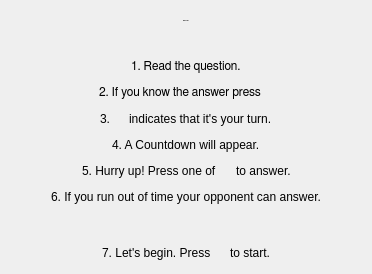
  <widget class="QWidget" name="introduction_view">
   <property name="sizePolicy">
    <sizepolicy hsizetype="Expanding" vsizetype="Expanding">
     <horstretch>0</horstretch>
     <verstretch>0</verstretch>
    </sizepolicy>
   </property>
   <layout class="QVBoxLayout" name="verticalLayout_10">
    <item>
     <layout class="QVBoxLayout" name="verticalLayout_5">
      <item>
       <layout class="QHBoxLayout" name="horizontalLayout">
        <item>
         <spacer name="horizontalSpacer_10">
          <property name="orientation">
           <enum>Qt::Horizontal</enum>
          </property>
          <property name="sizeHint" stdset="0">
           <size>
            <width>40</width>
            <height>20</height>
           </size>
          </property>
         </spacer>
        </item>
        <item>
         <widget class="QLabel" name="end_title_label_2">
          <property name="sizePolicy">
           <sizepolicy hsizetype="Fixed" vsizetype="Fixed">
            <horstretch>0</horstretch>
            <verstretch>0</verstretch>
           </sizepolicy>
          </property>
          <property name="font">
           <font>
            <family>FreeSans</family>
            <pointsize>-1</pointsize>
            <weight>75</weight>
            <bold>true</bold>
           </font>
          </property>
          <property name="text">
           <string>How To Play</string>
          </property>
          <property name="Ueberschrift" stdset="0">
           <bool>true</bool>
          </property>
         </widget>
        </item>
        <item>
         <spacer name="horizontalSpacer_11">
          <property name="orientation">
           <enum>Qt::Horizontal</enum>
          </property>
          <property name="sizeHint" stdset="0">
           <size>
            <width>40</width>
            <height>20</height>
           </size>
          </property>
         </spacer>
        </item>
       </layout>
      </item>
      <item>
       <spacer name="verticalSpacer_4">
        <property name="orientation">
         <enum>Qt::Vertical</enum>
        </property>
        <property name="sizeType">
         <enum>QSizePolicy::Fixed</enum>
        </property>
        <property name="sizeHint" stdset="0">
         <size>
          <width>20</width>
          <height>20</height>
         </size>
        </property>
       </spacer>
      </item>
      <item>
       <layout class="QHBoxLayout" name="horizontalLayout_32">
        <property name="topMargin">
         <number>0</number>
        </property>
        <item>
         <spacer name="horizontalSpacer_33">
          <property name="orientation">
           <enum>Qt::Horizontal</enum>
          </property>
          <property name="sizeHint" stdset="0">
           <size>
            <width>40</width>
            <height>20</height>
           </size>
          </property>
         </spacer>
        </item>
        <item>
         <widget class="QLabel" name="label">
          <property name="sizePolicy">
           <sizepolicy hsizetype="Fixed" vsizetype="Fixed">
            <horstretch>0</horstretch>
            <verstretch>0</verstretch>
           </sizepolicy>
          </property>
          <property name="font">
           <font>
            <family>FreeSans</family>
           </font>
          </property>
          <property name="styleSheet">
           <string notr="true"/>
          </property>
          <property name="text">
           <string>1. Read the question.</string>
          </property>
          <property name="scaledContents">
           <bool>false</bool>
          </property>
          <property name="alignment">
           <set>Qt::AlignLeading|Qt::AlignLeft|Qt::AlignVCenter</set>
          </property>
          <property name="wordWrap">
           <bool>false</bool>
          </property>
          <property name="margin">
           <number>0</number>
          </property>
          <property name="indent">
           <number>-1</number>
          </property>
         </widget>
        </item>
        <item>
         <spacer name="horizontalSpacer_34">
          <property name="orientation">
           <enum>Qt::Horizontal</enum>
          </property>
          <property name="sizeHint" stdset="0">
           <size>
            <width>40</width>
            <height>20</height>
           </size>
          </property>
         </spacer>
        </item>
       </layout>
      </item>
      <item>
       <layout class="QHBoxLayout" name="horizontalLayout_2">
        <property name="topMargin">
         <number>0</number>
        </property>
        <item>
         <spacer name="horizontalSpacer_25">
          <property name="orientation">
           <enum>Qt::Horizontal</enum>
          </property>
          <property name="sizeHint" stdset="0">
           <size>
            <width>40</width>
            <height>20</height>
           </size>
          </property>
         </spacer>
        </item>
        <item>
         <widget class="QLabel" name="label_2">
          <property name="sizePolicy">
           <sizepolicy hsizetype="Fixed" vsizetype="Fixed">
            <horstretch>0</horstretch>
            <verstretch>0</verstretch>
           </sizepolicy>
          </property>
          <property name="font">
           <font>
            <family>FreeSans</family>
           </font>
          </property>
          <property name="styleSheet">
           <string notr="true"/>
          </property>
          <property name="text">
           <string>2. If you know the answer press</string>
          </property>
          <property name="scaledContents">
           <bool>false</bool>
          </property>
          <property name="alignment">
           <set>Qt::AlignLeading|Qt::AlignLeft|Qt::AlignVCenter</set>
          </property>
          <property name="wordWrap">
           <bool>false</bool>
          </property>
         </widget>
        </item>
        <item>
         <widget class="QLabel" name="label_3">
          <property name="sizePolicy">
           <sizepolicy hsizetype="Fixed" vsizetype="Fixed">
            <horstretch>0</horstretch>
            <verstretch>0</verstretch>
           </sizepolicy>
          </property>
          <property name="text">
           <string/>
          </property>
          <property name="pixmap">
           <pixmap>pictures/buzzer/buzzer.png</pixmap>
          </property>
          <property name="scaledContents">
           <bool>false</bool>
          </property>
          <property name="alignment">
           <set>Qt::AlignLeading|Qt::AlignLeft|Qt::AlignVCenter</set>
          </property>
          <property name="wordWrap">
           <bool>false</bool>
          </property>
         </widget>
        </item>
        <item>
         <spacer name="horizontalSpacer_3">
          <property name="orientation">
           <enum>Qt::Horizontal</enum>
          </property>
          <property name="sizeHint" stdset="0">
           <size>
            <width>40</width>
            <height>20</height>
           </size>
          </property>
         </spacer>
        </item>
       </layout>
      </item>
      <item>
       <layout class="QHBoxLayout" name="horizontalLayout_3">
        <property name="topMargin">
         <number>0</number>
        </property>
        <item>
         <spacer name="horizontalSpacer_26">
          <property name="orientation">
           <enum>Qt::Horizontal</enum>
          </property>
          <property name="sizeHint" stdset="0">
           <size>
            <width>40</width>
            <height>20</height>
           </size>
          </property>
         </spacer>
        </item>
        <item>
         <widget class="QLabel" name="label_6">
          <property name="sizePolicy">
           <sizepolicy hsizetype="Fixed" vsizetype="Fixed">
            <horstretch>0</horstretch>
            <verstretch>0</verstretch>
           </sizepolicy>
          </property>
          <property name="styleSheet">
           <string notr="true"/>
          </property>
          <property name="text">
           <string>3.</string>
          </property>
         </widget>
        </item>
        <item>
         <widget class="QLabel" name="label_5">
          <property name="sizePolicy">
           <sizepolicy hsizetype="Fixed" vsizetype="Minimum">
            <horstretch>0</horstretch>
            <verstretch>0</verstretch>
           </sizepolicy>
          </property>
          <property name="text">
           <string/>
          </property>
          <property name="pixmap">
           <pixmap>pictures/buzzer/buzzer_glow.png</pixmap>
          </property>
          <property name="scaledContents">
           <bool>false</bool>
          </property>
          <property name="alignment">
           <set>Qt::AlignLeading|Qt::AlignLeft|Qt::AlignVCenter</set>
          </property>
          <property name="wordWrap">
           <bool>false</bool>
          </property>
         </widget>
        </item>
        <item>
         <widget class="QLabel" name="label_4">
          <property name="sizePolicy">
           <sizepolicy hsizetype="Fixed" vsizetype="Fixed">
            <horstretch>0</horstretch>
            <verstretch>0</verstretch>
           </sizepolicy>
          </property>
          <property name="text">
           <string>indicates that it's your turn.</string>
          </property>
          <property name="scaledContents">
           <bool>false</bool>
          </property>
          <property name="alignment">
           <set>Qt::AlignLeading|Qt::AlignLeft|Qt::AlignVCenter</set>
          </property>
          <property name="wordWrap">
           <bool>false</bool>
          </property>
         </widget>
        </item>
        <item>
         <spacer name="horizontalSpacer_4">
          <property name="orientation">
           <enum>Qt::Horizontal</enum>
          </property>
          <property name="sizeHint" stdset="0">
           <size>
            <width>40</width>
            <height>20</height>
           </size>
          </property>
         </spacer>
        </item>
       </layout>
      </item>
      <item>
       <layout class="QHBoxLayout" name="horizontalLayout_31">
        <property name="topMargin">
         <number>0</number>
        </property>
        <item>
         <spacer name="horizontalSpacer_31">
          <property name="orientation">
           <enum>Qt::Horizontal</enum>
          </property>
          <property name="sizeHint" stdset="0">
           <size>
            <width>40</width>
            <height>20</height>
           </size>
          </property>
         </spacer>
        </item>
        <item>
         <widget class="QLabel" name="label_10">
          <property name="sizePolicy">
           <sizepolicy hsizetype="Fixed" vsizetype="Fixed">
            <horstretch>0</horstretch>
            <verstretch>0</verstretch>
           </sizepolicy>
          </property>
          <property name="text">
           <string>4. A Countdown will appear.</string>
          </property>
          <property name="scaledContents">
           <bool>false</bool>
          </property>
          <property name="alignment">
           <set>Qt::AlignLeading|Qt::AlignLeft|Qt::AlignVCenter</set>
          </property>
          <property name="wordWrap">
           <bool>false</bool>
          </property>
         </widget>
        </item>
        <item>
         <spacer name="horizontalSpacer_32">
          <property name="orientation">
           <enum>Qt::Horizontal</enum>
          </property>
          <property name="sizeHint" stdset="0">
           <size>
            <width>40</width>
            <height>20</height>
           </size>
          </property>
         </spacer>
        </item>
       </layout>
      </item>
      <item>
       <layout class="QHBoxLayout" name="horizontalLayout_5">
        <property name="topMargin">
         <number>0</number>
        </property>
        <item>
         <spacer name="horizontalSpacer_27">
          <property name="orientation">
           <enum>Qt::Horizontal</enum>
          </property>
          <property name="sizeHint" stdset="0">
           <size>
            <width>40</width>
            <height>20</height>
           </size>
          </property>
         </spacer>
        </item>
        <item>
         <widget class="QLabel" name="label_12">
          <property name="sizePolicy">
           <sizepolicy hsizetype="Fixed" vsizetype="Fixed">
            <horstretch>0</horstretch>
            <verstretch>0</verstretch>
           </sizepolicy>
          </property>
          <property name="text">
           <string>5. Hurry up! Press one of</string>
          </property>
          <property name="scaledContents">
           <bool>false</bool>
          </property>
          <property name="alignment">
           <set>Qt::AlignLeading|Qt::AlignLeft|Qt::AlignVCenter</set>
          </property>
          <property name="wordWrap">
           <bool>false</bool>
          </property>
         </widget>
        </item>
        <item>
         <widget class="QLabel" name="label_14">
          <property name="sizePolicy">
           <sizepolicy hsizetype="Preferred" vsizetype="Preferred">
            <horstretch>0</horstretch>
            <verstretch>0</verstretch>
           </sizepolicy>
          </property>
          <property name="text">
           <string/>
          </property>
          <property name="pixmap">
           <pixmap>pictures/buttons/buttons.png</pixmap>
          </property>
          <property name="scaledContents">
           <bool>false</bool>
          </property>
          <property name="alignment">
           <set>Qt::AlignLeading|Qt::AlignLeft|Qt::AlignVCenter</set>
          </property>
          <property name="wordWrap">
           <bool>false</bool>
          </property>
         </widget>
        </item>
        <item>
         <widget class="QLabel" name="label_13">
          <property name="sizePolicy">
           <sizepolicy hsizetype="Fixed" vsizetype="Fixed">
            <horstretch>0</horstretch>
            <verstretch>0</verstretch>
           </sizepolicy>
          </property>
          <property name="text">
           <string>to answer.</string>
          </property>
          <property name="scaledContents">
           <bool>false</bool>
          </property>
          <property name="alignment">
           <set>Qt::AlignLeading|Qt::AlignLeft|Qt::AlignVCenter</set>
          </property>
          <property name="wordWrap">
           <bool>false</bool>
          </property>
         </widget>
        </item>
        <item>
         <spacer name="horizontalSpacer_7">
          <property name="orientation">
           <enum>Qt::Horizontal</enum>
          </property>
          <property name="sizeHint" stdset="0">
           <size>
            <width>40</width>
            <height>20</height>
           </size>
          </property>
         </spacer>
        </item>
       </layout>
      </item>
      <item>
       <layout class="QHBoxLayout" name="horizontalLayout_30">
        <property name="topMargin">
         <number>0</number>
        </property>
        <item>
         <spacer name="horizontalSpacer_29">
          <property name="orientation">
           <enum>Qt::Horizontal</enum>
          </property>
          <property name="sizeHint" stdset="0">
           <size>
            <width>40</width>
            <height>20</height>
           </size>
          </property>
         </spacer>
        </item>
        <item>
         <widget class="QLabel" name="label_15">
          <property name="sizePolicy">
           <sizepolicy hsizetype="Fixed" vsizetype="Fixed">
            <horstretch>0</horstretch>
            <verstretch>0</verstretch>
           </sizepolicy>
          </property>
          <property name="text">
           <string>6. If you run out of time your opponent can answer.</string>
          </property>
          <property name="scaledContents">
           <bool>false</bool>
          </property>
          <property name="alignment">
           <set>Qt::AlignLeading|Qt::AlignLeft|Qt::AlignVCenter</set>
          </property>
          <property name="wordWrap">
           <bool>false</bool>
          </property>
         </widget>
        </item>
        <item>
         <spacer name="horizontalSpacer_30">
          <property name="orientation">
           <enum>Qt::Horizontal</enum>
          </property>
          <property name="sizeHint" stdset="0">
           <size>
            <width>40</width>
            <height>20</height>
           </size>
          </property>
         </spacer>
        </item>
       </layout>
      </item>
      <item>
       <layout class="QHBoxLayout" name="horizontalLayout_6">
        <property name="topMargin">
         <number>30</number>
        </property>
        <item>
         <spacer name="horizontalSpacer_28">
          <property name="orientation">
           <enum>Qt::Horizontal</enum>
          </property>
          <property name="sizeHint" stdset="0">
           <size>
            <width>40</width>
            <height>20</height>
           </size>
          </property>
         </spacer>
        </item>
        <item>
         <widget class="QLabel" name="label_16">
          <property name="sizePolicy">
           <sizepolicy hsizetype="Fixed" vsizetype="Fixed">
            <horstretch>0</horstretch>
            <verstretch>0</verstretch>
           </sizepolicy>
          </property>
          <property name="text">
           <string>7. Let's begin. Press</string>
          </property>
          <property name="scaledContents">
           <bool>false</bool>
          </property>
          <property name="alignment">
           <set>Qt::AlignLeading|Qt::AlignLeft|Qt::AlignVCenter</set>
          </property>
          <property name="wordWrap">
           <bool>false</bool>
          </property>
         </widget>
        </item>
        <item>
         <widget class="QLabel" name="introduction_continue_label_2">
          <property name="sizePolicy">
           <sizepolicy hsizetype="Fixed" vsizetype="Fixed">
            <horstretch>0</horstretch>
            <verstretch>0</verstretch>
           </sizepolicy>
          </property>
          <property name="autoFillBackground">
           <bool>false</bool>
          </property>
          <property name="text">
           <string/>
          </property>
          <property name="pixmap">
           <pixmap>pictures/buttons/btSchwarz.png</pixmap>
          </property>
          <property name="scaledContents">
           <bool>false</bool>
          </property>
          <property name="alignment">
           <set>Qt::AlignLeading|Qt::AlignLeft|Qt::AlignVCenter</set>
          </property>
          <property name="wordWrap">
           <bool>false</bool>
          </property>
         </widget>
        </item>
        <item>
         <widget class="QLabel" name="label_17">
          <property name="sizePolicy">
           <sizepolicy hsizetype="Fixed" vsizetype="Fixed">
            <horstretch>0</horstretch>
            <verstretch>0</verstretch>
           </sizepolicy>
          </property>
          <property name="text">
           <string>to start.</string>
          </property>
          <property name="scaledContents">
           <bool>false</bool>
          </property>
          <property name="alignment">
           <set>Qt::AlignLeading|Qt::AlignLeft|Qt::AlignVCenter</set>
          </property>
          <property name="wordWrap">
           <bool>false</bool>
          </property>
         </widget>
        </item>
        <item>
         <spacer name="horizontalSpacer_9">
          <property name="orientation">
           <enum>Qt::Horizontal</enum>
          </property>
          <property name="sizeHint" stdset="0">
           <size>
            <width>40</width>
            <height>20</height>
           </size>
          </property>
         </spacer>
        </item>
       </layout>
      </item>
     </layout>
    </item>
   </layout>
  </widget>
